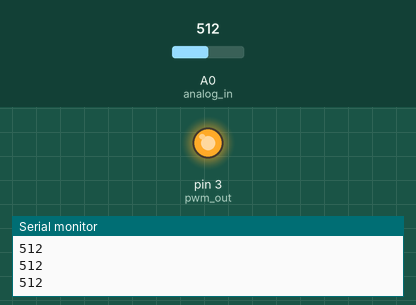
Recording of a sketch running on a simulated Arduino Uno, built with avr-gcc and run on an emulated ATmega328P. Parts: output pins drawn as LEDs (lit = HIGH), the last lines printed to the serial monitor. Inputs (shaded band) come from the test bench; at power-on: A0 (analog_in) = 512.

Above: at 1.2 s.
1.3 s: A0 (analog_in) set to 33
2.8 s: A0 (analog_in) set to 27
At 3.2 s:
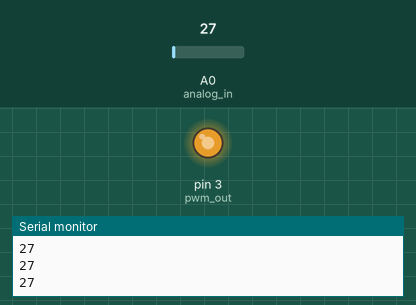
4.3 s: A0 (analog_in) set to 10
At 5.5 s:
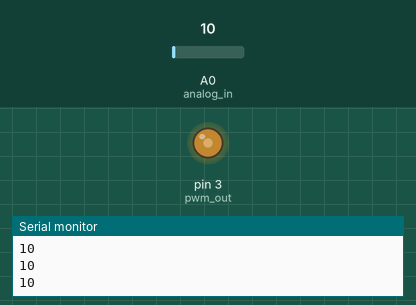
5.8 s: A0 (analog_in) set to 0
At 6.6 s:
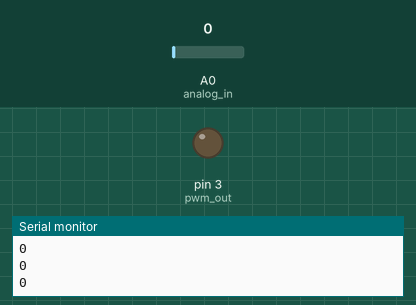
7.3 s: A0 (analog_in) set to 20
At 7.8 s:
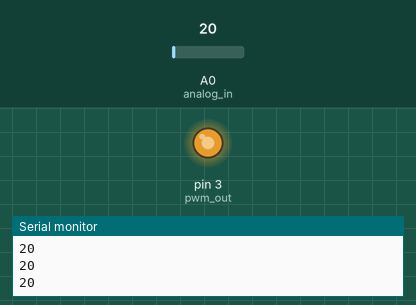
Timing chart, 0 to 9.8 s (numbered marks = the images above; inputs shaded):
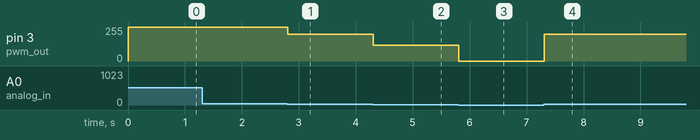

The sketch:

LightIntensity.ino
```cpp
/* Adjusting Light Intensity using Atmospheric Light*/
const int analog_in = 0;  // Analog Input Pin.
const int pwm_out = 3;   // Pulse Width Modulation output Pin.

void setup()
{
    Serial.begin(9600);    // Setting Baud Rate to 9600 bps.
    pinMode(pwm_out,OUTPUT);
}
void loop()
{
    int value = analogRead(analog_in);    // To read the input from the photosensor.
    Serial.println(value);                // Printing the value on the serial moniter.

    if(value >= 30)
    {
        analogWrite(pwm_out,255);
    }
    else if(value >= 20)
    {
        analogWrite(pwm_out,200);
    }
    else if(value >= 10)
    {
        analogWrite(pwm_out,120);
    }
    else if(value >= 5)
    {
        analogWrite(pwm_out,50);
    }
    else
    {
        analogWrite(pwm_out,0);
    }
}
```

Measured:
- the behaviour switches between 30 and 29 on A0 (analog_in) (found by bisection; images 0 and 1)
- after the input at 2.8 s, pin 3 (pwm_out): 255/255 → 200/255 at once
- after the input at 4.3 s, pin 3 (pwm_out): 200/255 → 120/255 at once
- after the input at 5.8 s, pin 3 (pwm_out): 120/255 → 0/255 at once
- after the input at 7.3 s, pin 3 (pwm_out): 0/255 → 200/255 at once
